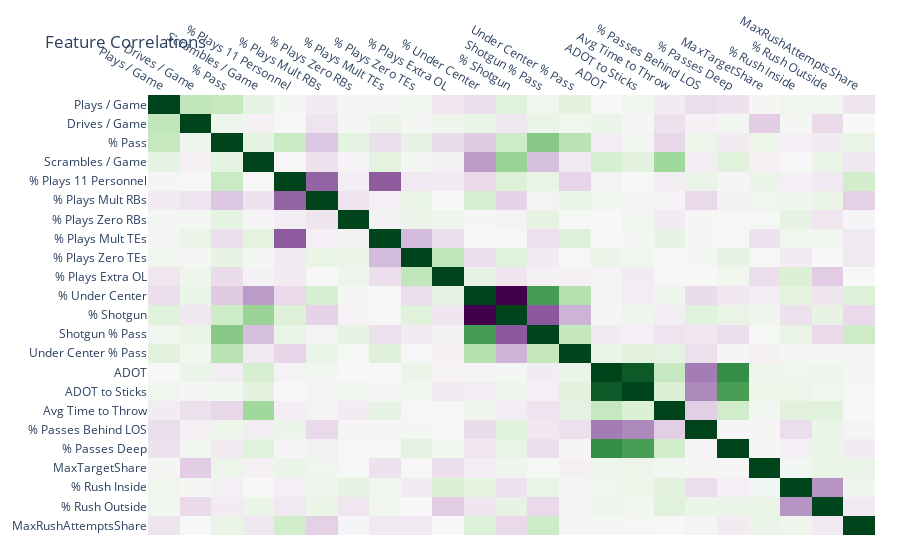

The cell this chart's notebook holds for it:
### Markdown cell above
# Visualize

### Code cell
''' Correlation Matrix '''

corr_matrix = offense_tendencies[OFFENSE_FEATURES].corr()

fig = px.imshow(
    corr_matrix,
    color_continuous_scale=px.colors.diverging.PRGn,
    aspect="auto"
)
fig.update_xaxes(side="top")
fig.update_coloraxes(
    cmid=0,
    showscale=False,
)
fig.update_layout(
    title='Feature Correlations',
    margin=dict(r=25, b=25)
)
fig.show()

### Figure 1 — Plotly figure (JSON) as saved in the notebook; plotly's stock layout.template omitted (floating-point values rounded to 4 significant figures; data arrays with more than 128 entries replaced by an {"elided": "..."} marker saying what was removed)
{"data": [{"coloraxis": "coloraxis", "hovertemplate": "x: %{x}<br>y: %{y}<br>color: %{z}<extra></extra>", "name": "0", "type": "heatmap", "x": ["Plays / Game", "Drives / Game", "% Pass", "Scrambles / Game", "% Plays 11 Personnel", "% Plays Mult RBs", "% Plays Zero RBs", "% Plays Mult TEs", "% Plays Zero TEs", "% Plays Extra OL", "% Under Center", "% Shotgun", "Shotgun % Pass", "Under Center % Pass", "ADOT", "ADOT to Sticks", "Avg Time to Throw", "% Passes Behind LOS", "% Passes Deep", "MaxTargetShare", "% Rush Inside", "% Rush Outside", "MaxRushAttemptsShare"], "xaxis": "x", "y": ["Plays / Game", "Drives / Game", "% Pass", "Scrambles / Game", "% Plays 11 Personnel", "% Plays Mult RBs", "% Plays Zero RBs", "% Plays Mult TEs", "% Plays Zero TEs", "% Plays Extra OL", "% Under Center", "% Shotgun", "Shotgun % Pass", "Under Center % Pass", "ADOT", "ADOT to Sticks", "Avg Time to Throw", "% Passes Behind LOS", "% Passes Deep", "MaxTargetShare", "% Rush Inside", "% Rush Outside", "MaxRushAttemptsShare"], "yaxis": "y", "z": {"elided": "23x23 float values"}}], "layout": {"coloraxis": {"cmid": 0, "colorscale": [[0, "rgb(64,0,75)"], [0.1, "rgb(118,42,131)"], [0.2, "rgb(153,112,171)"], [0.3, "rgb(194,165,207)"], [0.4, "rgb(231,212,232)"], [0.5, "rgb(247,247,247)"], [0.6, "rgb(217,240,211)"], [0.7, "rgb(166,219,160)"], [0.8, "rgb(90,174,97)"], [0.9, "rgb(27,120,55)"], [1, "rgb(0,68,27)"]], "showscale": false}, "margin": {"b": 25, "r": 25, "t": 60}, "title": {"text": "Feature Correlations"}, "xaxis": {"anchor": "y", "domain": [0, 1], "side": "top"}, "yaxis": {"anchor": "x", "autorange": "reversed", "domain": [0, 1]}}}
